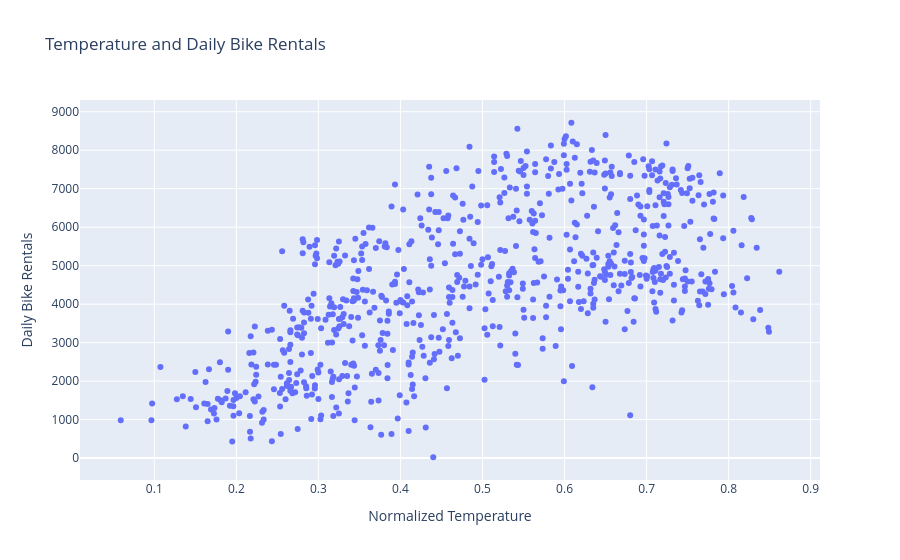

Notebook cell for this chart:
### Markdown cell above
# Question 1

### Code cell
import pandas as pd
import numpy as np
import plotly.express as px
import plotly.graph_objects as go

from sklearn.model_selection import train_test_split
from sklearn.pipeline import Pipeline
from sklearn.preprocessing import (
    StandardScaler,
    PolynomialFeatures,
    SplineTransformer
)
from sklearn.linear_model import LinearRegression
from sklearn.metrics import mean_squared_error
from sklearn.base import clone

# Bike Sharing daily data
url = (
    "https://archive.ics.uci.edu/ml/"
    "machine-learning-databases/00275/"
    "Bike-Sharing-Dataset.zip"
)

import io
import zipfile
import requests

response = requests.get(url)

with zipfile.ZipFile(io.BytesIO(response.content)) as z:
    bike = pd.read_csv(z.open("day.csv"))

bike = bike[["temp", "cnt"]].dropna().copy()

print("Number of days:", len(bike))
display(bike.head())

fig = px.scatter(
    bike,
    x="temp",
    y="cnt",
    labels={
        "temp": "Normalized Temperature",
        "cnt": "Daily Bike Rentals"
    },
    title="Temperature and Daily Bike Rentals"
)

fig.show()

### Figure 1 — Plotly figure (JSON) as saved in the notebook; plotly's stock layout.template omitted (floating-point values rounded to 4 significant figures; data arrays with more than 128 entries replaced by an {"elided": "..."} marker saying what was removed)
{"data": [{"hovertemplate": "Normalized Temperature=%{x}<br>Daily Bike Rentals=%{y}<extra></extra>", "legendgroup": "", "marker": {"color": "#636efa", "symbol": "circle"}, "mode": "markers", "name": "", "orientation": "v", "showlegend": false, "type": "scatter", "x": {"elided": "731 float values"}, "xaxis": "x", "y": {"elided": "731 int values"}, "yaxis": "y"}], "layout": {"legend": {"tracegroupgap": 0}, "title": {"text": "Temperature and Daily Bike Rentals"}, "xaxis": {"anchor": "y", "domain": [0, 1], "title": {"text": "Normalized Temperature"}}, "yaxis": {"anchor": "x", "domain": [0, 1], "title": {"text": "Daily Bike Rentals"}}}}
